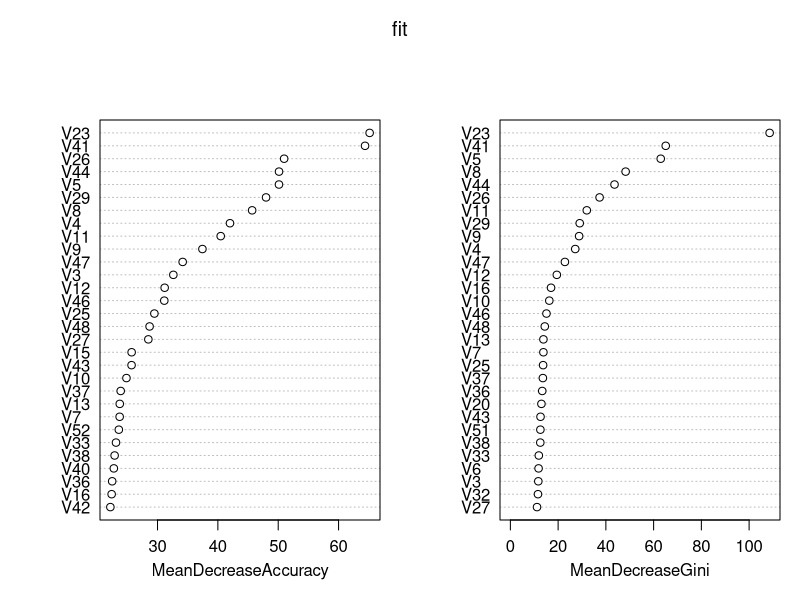

This chart was generated by the following R code: (Note: this script raises an error after producing the figure.)
## ---- chunk 1
install.packages('randomForest')
library(randomForest)
install.packages('caret')
install.packages('e1071')
library(caret)
library(e1071)
## ---- chunk 2
features <- read.csv('../data/feature_HOG.csv')
features <- features[,-1]
labels_set <- read.csv('../data/training_set/label_train.csv')
labels <- labels_set[,2]
dataset <- cbind(labels,features)
## ---- chunk 3
#-----------------------train and test--------------------------
set.seed(123)
values <- seq(1,3000)
id <- sample(values,1500,replace = FALSE)
train_id <- id
test_id <- setdiff(values,train_id)
train <- dataset[train_id,]
test <- dataset[test_id,]
train_labels <- train[,1]
train_features <- train[,2:ncol(train)]
test_labels <- test[,1]
test_features <- test[,2:ncol(test)]

#-----------------------Random Forest--------------------------

fit <- randomForest(as.factor(train_labels) ~ .,
                    data = train_features, mtry = 20,
                      importance=TRUE, 
                      ntree=2000)

varImpPlot(fit) # Help us to understand what variables were important
imp <- as.data.frame(sort(importance(fit)[,1],decreasing = TRUE),optional = T)
names(imp) <- "% Inc MSE"
imp
Prediction <- predict(fit, test_features)
Accuracy <- sum(Prediction == test_labels)/length(test_labels)

#--------------Caret Package for Tuning Parameters-------------
#----------------Two Parameters: mtry & ntree------------------

customRF <- list(type = "Classification", library = "randomForest", loop = NULL)
customRF$parameters <- data.frame(parameter = c("mtry", "ntree"), class = rep("numeric", 2), label = c("mtry", "ntree"))
customRF$grid <- function(x, y, len = NULL, search = "grid") {}
customRF$fit <- function(x, y, wts, param, lev, last, weights, classProbs, ...) {
  randomForest(x, y, mtry = param$mtry, ntree=param$ntree, ...)
}
customRF$predict <- function(modelFit, newdata, preProc = NULL, submodels = NULL)
   predict(modelFit, newdata)
customRF$prob <- function(modelFit, newdata, preProc = NULL, submodels = NULL)
   predict(modelFit, newdata, type = "prob")
customRF$sort <- function(x) x[order(x[,1]),]
customRF$levels <- function(x) x$classes

control <- trainControl(method="repeatedcv", number=5, repeats=2)
tunegrid <- expand.grid(.mtry=c(5:15), .ntree=c(1000, 1500, 2000, 2500))
set.seed(seed)
custom <- train(as.factor(labels)~., data=dataset, method=customRF, metric=metric, tuneGrid=tunegrid, trControl=control)
summary(custom)
plot(custom)
## The optimal parameters are ntree = 1500 and mtry = 10.
